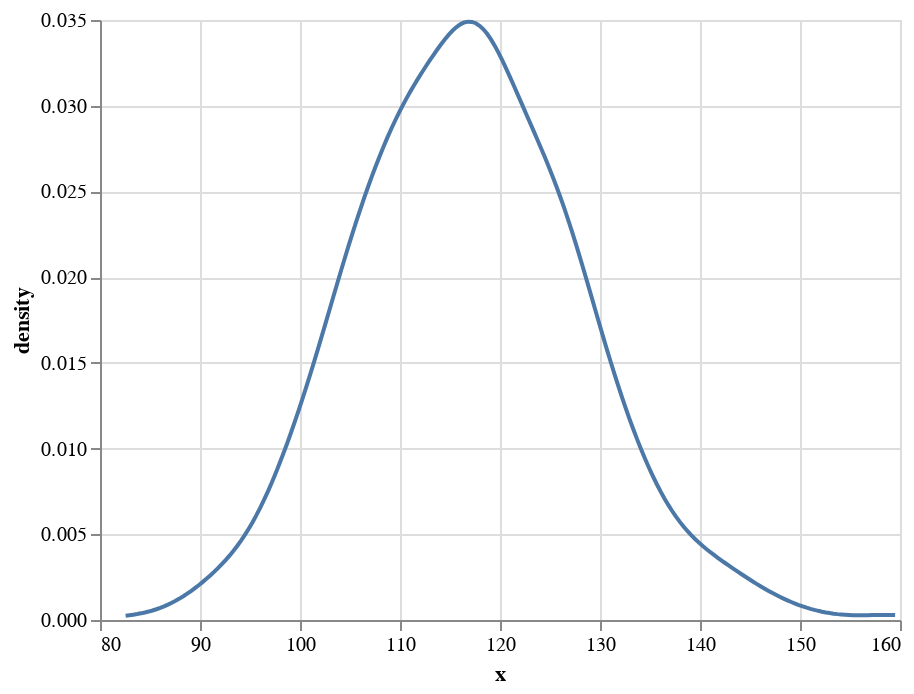

Notebook code cell kept with this figure:
### Code cell
histogram_chart

### Figure 1 — Vega-Lite specification as saved in the notebook (floating-point values rounded to 4 significant figures; data arrays with more than 128 entries replaced by an {"elided": "..."} marker saying what was removed)
{"config": {"view": {"continuousWidth": 400, "continuousHeight": 300}}, "data": {"name": "data-10bff419417bc857b81ae38279a9d832"}, "mark": {"type": "line", "filled": false}, "encoding": {"x": {"type": "quantitative", "field": "x"}, "y": {"type": "quantitative", "field": "density"}}, "transform": [{"density": "x", "as": ["x", "density"]}], "$schema": "https://vega.github.io/schema/vega-lite/v4.8.1.json", "datasets": {"data-10bff419417bc857b81ae38279a9d832": {"elided": "1000 records"}}}
